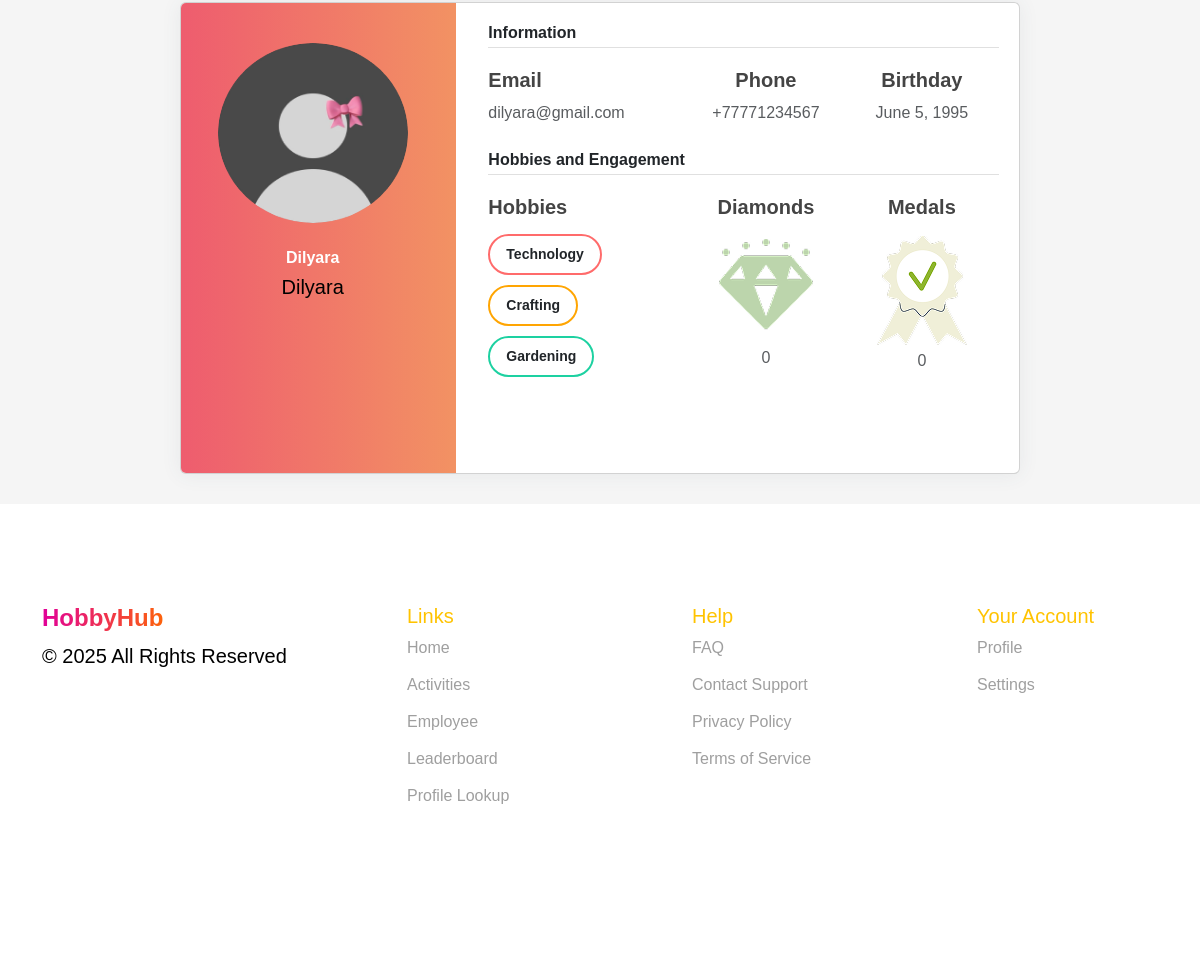
The app's page /organizer_profile_lookup/ (lower part), older data.
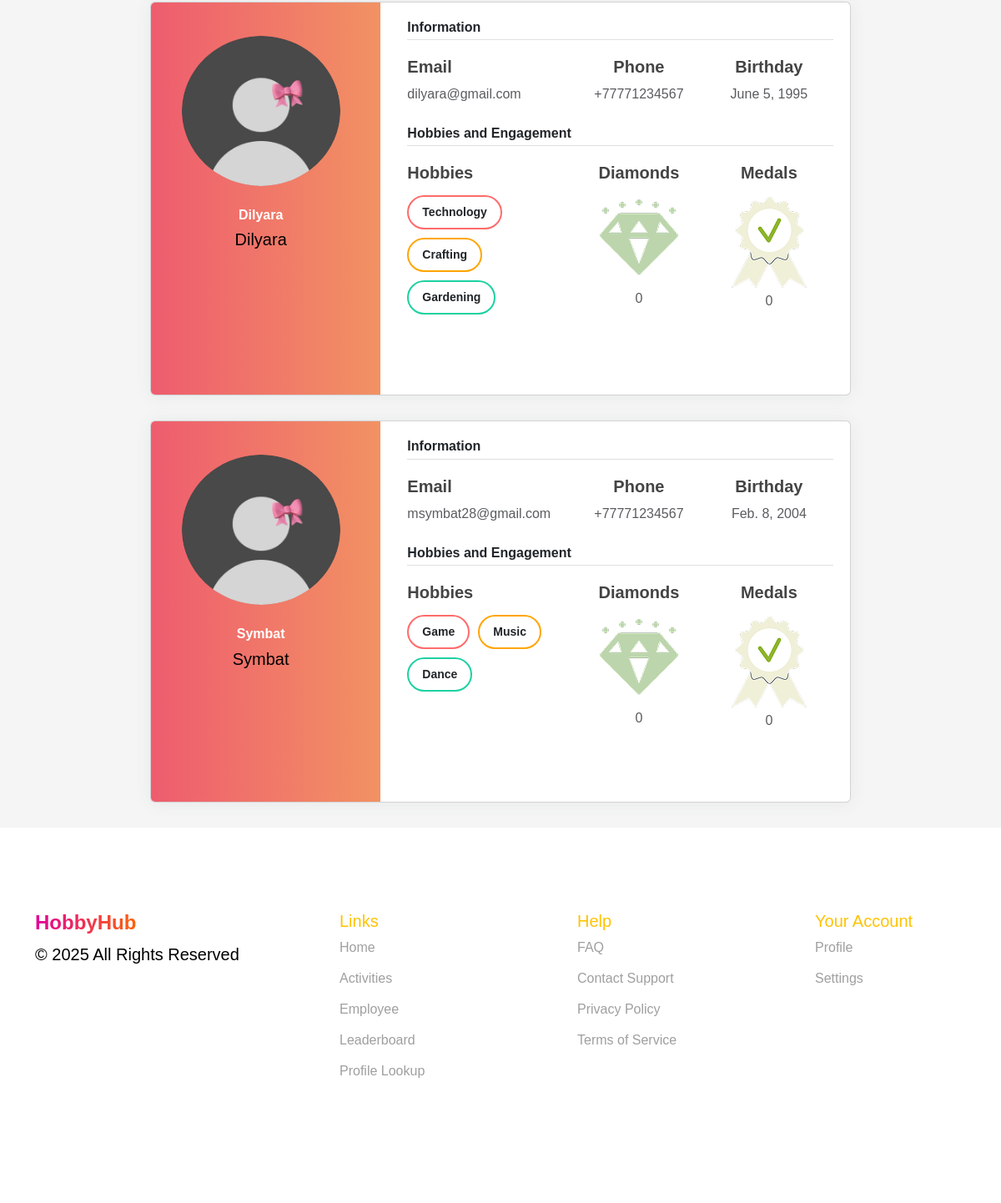
The same page, newer data.
### events/models.py (models this page shows, shortened)
class Employee(models.Model):
    nickname = models.CharField(max_length=100, primary_key=True, verbose_name="Nickname")
    name = models.CharField(max_length=255, verbose_name="Name")
    last_name = models.CharField(max_length=255, verbose_name="Last Name")
    number = models.CharField(max_length=20, verbose_name="Number")
    join_date = models.DateField(verbose_name="Join Date")
    date_of_birth = models.DateField(null=True, blank=True, verbose_name="Date of Birth")
    receive_sms_notifications = models.BooleanField(default=True, verbose_name="Receive SMS Notifications")
    receive_email_notifications = models.BooleanField(default=True, verbose_name="Receive Email Notifications")
    receive_reminders = models.BooleanField(default=True, verbose_name="Receive Reminders")
    social_id = models.CharField(max_length=255, blank=True, null=True)  # ID из социальной сети
    social_provider = models.CharField(max_length=50, blank=True, null=True)  # Провайдер (Google, Facebook и т.д.)
    company = models.ForeignKey(
        Company,
        to_field='company_id',
        on_delete=models.CASCADE,
        verbose_name="Company"
    )
    gender = models.CharField(max_length=10, choices=[('Male', 'Male'), ('Female', 'Female')], verbose_name="Gender")
    mail = models.EmailField(unique=True, verbose_name="Email")
    password = models.CharField(max_length=255, verbose_name="Password")
    is_approved = models.BooleanField(default=False, verbose_name="Approved")
    profile_photo = models.ImageField(upload_to='profile_photos/', null=True, blank=True, verbose_name="Profile Photo")
    hobbies = models.ManyToManyField(Hobby, blank=True, related_name='employees')
    diamonds = models.IntegerField(default=0, verbose_name="Diamonds")
    def completed_challenges_count(self):
        return self.challenge_progress.filter(is_completed=True).count()

class Hobby(models.Model):
    name = models.CharField(max_length=100, unique=True, verbose_name="Hobby Name")

### events/views.py (the view, shortened to what this page needs)
# urls.py: path('organizer_profile_lookup/', organizer_profile_lookup, name='organizer_profile_lookup'),
def organizer_profile_lookup(request):
    employees = Employee.objects.filter(is_approved=True)
    nickname = request.session.get("nickname")
    if not nickname:
        return render(request, 'organizer_profile_lookup.html', {'employees': employees, 'error': "User not found."})

### events/templates/organizer_profile_lookup.html (shortened to what the changed rows need)
{% extends "organizer_base.html" %}
{% load static %}
{% block extra_css %}
    <link rel="stylesheet" href="{% static 'css/organizer-styles.css' %}">
    <link rel="stylesheet" href="{% static 'css/profile_lookup.css' %}">
    <link rel="stylesheet" href="{% static 'css/sass_styles.css' %}">
    <link rel="stylesheet" href="https://cdn.jsdelivr.net/npm/bootstrap@5.3.0/dist/css/bootstrap.min.css">
    <link rel="stylesheet" href="{% static 'css/organizer-styles.css' %}">
    <link href="https://fonts.cdnfonts.com/css/gilroy-bold" rel="stylesheet">
    <link rel="stylesheet" href="https://cdn.jsdelivr.net/npm/swiper/swiper-bundle.min.css">
    {% endblock %}
{% block content %}
<section class="profile_lookup">
    <div class="profiles">
        <div class="cards">
            {% for employee in employees %}
            <div class="card user-card-full">
                <div class="row m-l-0 m-r-0">
                    <div class="col-sm-4 bg-c-lite-green user-profile">
                        <div class="card-block text-center text-white">
                            <div class="m-b-25">
                                <img src="{% if employee.profile_photo %}{{ employee.profile_photo.url }}{% else %}{% static 'images/profile_photo.png' %}{% endif %}" class="img-radius" alt="User-Profile-Image">
                            </div>
                            <h6 class="f-w-600">{{ employee.name }}</h6>
                            <p>{{ employee.nickname }}</p>
                        </div>
                    </div>
                    <div class="col-sm-8">
                        <div class="card-block">
                            <h6 class="m-b-20 p-b-5 b-b-default f-w-600">Information</h6>
                            <div class="row">
                                <div class="col-sm-5">
                                    <p class="m-b-10 f-w-600">Email</p>
                                    <h6 class="text-muted f-w-400">{{ employee.mail }}</h6>
                                </div>
                                <div class="col-sm-3">
                                    <p class="m-b-10 f-w-600">Phone</p>
                                    <h6 class="text-muted f-w-400">{{ employee.number }}</h6>
                                </div>
                                <div class="col-sm-4">
                                    <p class="m-b-10 f-w-600">Birthday</p>
                                    <h6 class="text-muted f-w-400">{{ employee.date_of_birth }}</h6>
                                </div>
                            </div>
                            <h6 class="m-b-20 m-t-40 p-b-5 b-b-default f-w-600">Hobbies and Engagement</h6>
                            <div class="row">
                                <div class="col-sm-5">
                                    <p class="m-b-10 f-w-600" style="padding-bottom: 4px;">Hobbies</p>
                                    <ul class="listed">
                                        {% for hobby in employee.hobbies.all %}
                                            <li>{{ hobby.name }}</li>
                                        {% endfor %}
                                    </ul>
                                </div>
                                <div class="col-sm-3">
                                    <p class="m-b-10 f-w-600">Diamonds</p>
                                    <img src="{% static 'images/sp_diamond.png' %}" class="img_diamond">
                                    <h6 class="text-muted f-w-400">{{ employee.diamonds }}</h6>
                                </div>
                                <div class="col-sm-4">
                                    <p class="m-b-10 f-w-600">Medals</p>
                                    <img src="{% static 'images/medal.png' %}" class="img_medal">
                                    <h6 class="text-muted f-w-400">{{ employee.completed_challenges_count }}</h6>                                  </div>
                            </div>
                            <ul class="social-link list-unstyled m-t-40 m-b-10">
                                <li></li>
                                <li><a href="#!" data-toggle="tooltip" data-placement="bottom" title="" data-original-title="twitter" data-abc="true"></a></li>
                                <li></li>
                            </ul>
                        </div>
                    </div>
                </div>
        </div>
            {% endfor %}
        </div>
    </div>
</section>
{% endblock %}

Row changes from the older to the newer data that the page shows:
added Employee: name "Symbat", nickname "Symbat", mail "msymbat28@gmail.com", number "+77771234567", date_of_birth "Feb. 8, 2004", diamonds "0", completed_challenges_count "0"
now on this page (row unchanged): Hobby: name "Game", shown under "Symbat"
now on this page (row unchanged): Hobby: name "Music", shown under "Symbat"
now on this page (row unchanged): Hobby: name "Dance", shown under "Symbat"
